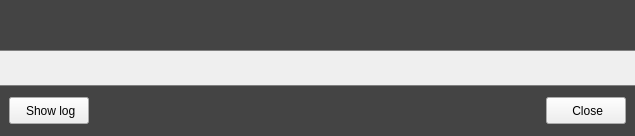
<?xml version="1.0" encoding="UTF-8"?>
<ui version="4.0">
 <class>EmbeddedLanguageInstallDialog</class>
 <widget class="QWidget" name="EmbeddedLanguageInstallDialog">
  <property name="geometry">
   <rect>
    <x>0</x>
    <y>0</y>
    <width>635</width>
    <height>136</height>
   </rect>
  </property>
  <property name="windowTitle">
   <string>Form</string>
  </property>
  <layout class="QHBoxLayout" name="horizontalLayout">
   <property name="leftMargin">
    <number>0</number>
   </property>
   <property name="topMargin">
    <number>0</number>
   </property>
   <property name="rightMargin">
    <number>0</number>
   </property>
   <property name="bottomMargin">
    <number>0</number>
   </property>
   <item>
    <layout class="QVBoxLayout" name="verticalLayout">
     <property name="spacing">
      <number>0</number>
     </property>
     <item>
      <widget class="QWidget" name="WidgetTop" native="true">
       <property name="minimumSize">
        <size>
         <width>0</width>
         <height>50</height>
        </size>
       </property>
       <property name="maximumSize">
        <size>
         <width>16777215</width>
         <height>50</height>
        </size>
       </property>
       <property name="styleSheet">
        <string notr="true">#WidgetTop{background-color:#444}</string>
       </property>
       <layout class="QHBoxLayout" name="horizontalLayout_2">
        <item>
         <widget class="QLabel" name="Title">
          <property name="sizePolicy">
           <sizepolicy hsizetype="Preferred" vsizetype="Maximum">
            <horstretch>0</horstretch>
            <verstretch>0</verstretch>
           </sizepolicy>
          </property>
          <property name="font">
           <font>
            <weight>75</weight>
            <bold>true</bold>
           </font>
          </property>
          <property name="text">
           <string/>
          </property>
          <property name="alignment">
           <set>Qt::AlignCenter</set>
          </property>
         </widget>
        </item>
       </layout>
      </widget>
     </item>
     <item>
      <widget class="QWidget" name="widget_2" native="true">
       <property name="minimumSize">
        <size>
         <width>0</width>
         <height>1</height>
        </size>
       </property>
       <property name="maximumSize">
        <size>
         <width>16777215</width>
         <height>1</height>
        </size>
       </property>
       <property name="styleSheet">
        <string notr="true">QWidget{background-color:gray}</string>
       </property>
      </widget>
     </item>
     <item>
      <spacer name="verticalSpacer_2">
       <property name="orientation">
        <enum>Qt::Vertical</enum>
       </property>
       <property name="sizeHint" stdset="0">
        <size>
         <width>20</width>
         <height>40</height>
        </size>
       </property>
      </spacer>
     </item>
     <item>
      <widget class="QLabel" name="Label">
       <property name="text">
        <string/>
       </property>
       <property name="alignment">
        <set>Qt::AlignCenter</set>
       </property>
       <property name="wordWrap">
        <bool>true</bool>
       </property>
      </widget>
     </item>
     <item>
      <spacer name="verticalSpacer">
       <property name="orientation">
        <enum>Qt::Vertical</enum>
       </property>
       <property name="sizeHint" stdset="0">
        <size>
         <width>20</width>
         <height>40</height>
        </size>
       </property>
      </spacer>
     </item>
     <item>
      <widget class="QWidget" name="widget" native="true">
       <property name="minimumSize">
        <size>
         <width>0</width>
         <height>1</height>
        </size>
       </property>
       <property name="maximumSize">
        <size>
         <width>16777215</width>
         <height>1</height>
        </size>
       </property>
       <property name="styleSheet">
        <string notr="true">QWidget{background-color:gray}</string>
       </property>
      </widget>
     </item>
     <item>
      <widget class="QWidget" name="WidgetBottom" native="true">
       <property name="minimumSize">
        <size>
         <width>0</width>
         <height>50</height>
        </size>
       </property>
       <property name="maximumSize">
        <size>
         <width>16777215</width>
         <height>50</height>
        </size>
       </property>
       <property name="styleSheet">
        <string notr="true">#WidgetBottom{background-color:#444}</string>
       </property>
       <layout class="QHBoxLayout" name="horizontalLayout_3">
        <property name="spacing">
         <number>8</number>
        </property>
        <item>
         <widget class="QPushButton" name="ShowLog">
          <property name="minimumSize">
           <size>
            <width>0</width>
            <height>27</height>
           </size>
          </property>
          <property name="text">
           <string> Show log</string>
          </property>
          <property name="icon">
           <iconset resource="engine.qrc">
            <normaloff>:/engine/images/resources_ok.png</normaloff>:/engine/images/resources_ok.png</iconset>
          </property>
         </widget>
        </item>
        <item>
         <spacer name="horizontalSpacer">
          <property name="orientation">
           <enum>Qt::Horizontal</enum>
          </property>
          <property name="sizeHint" stdset="0">
           <size>
            <width>40</width>
            <height>20</height>
           </size>
          </property>
         </spacer>
        </item>
        <item>
         <widget class="QPushButton" name="Close">
          <property name="minimumSize">
           <size>
            <width>0</width>
            <height>27</height>
           </size>
          </property>
          <property name="text">
           <string> Close</string>
          </property>
          <property name="icon">
           <iconset resource="engine.qrc">
            <normaloff>:/engine/images/stop.png</normaloff>:/engine/images/stop.png</iconset>
          </property>
         </widget>
        </item>
       </layout>
      </widget>
     </item>
    </layout>
   </item>
  </layout>
 </widget>
 <resources>
  <include location="engine.qrc"/>
 </resources>
 <connections/>
</ui>
